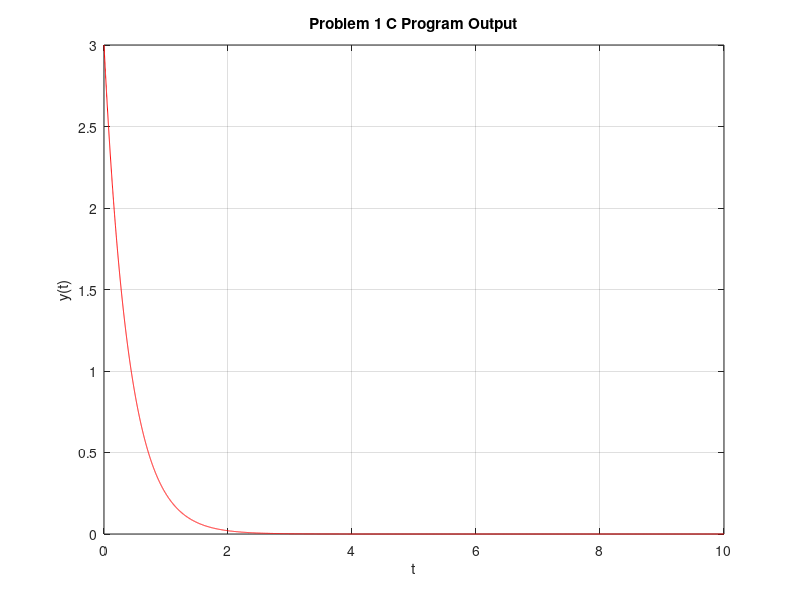

The MATLAB source for this figure:
data = load('./prog_sol_1.txt');
x = data(:,1);
y = data(:,2);

plot(x,y,'-','Color','red')
xlabel('t')
ylabel('y(t)')
title('Problem 1 C Program Output')
grid on;
xlim([0 10])

saveas(gcf,'./c_solve_1.png');
